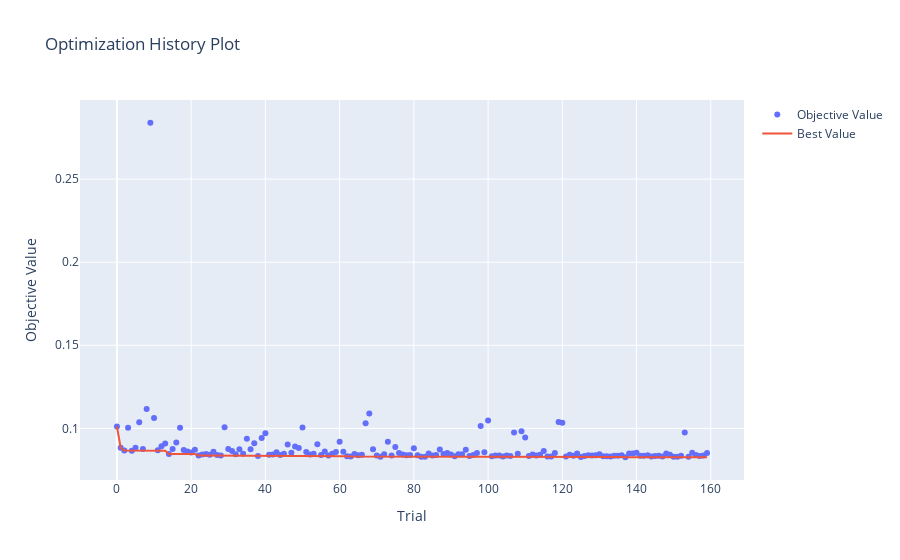

Write notebook code for a chart like this one.
### Code cell
import matplotlib.pyplot as plt
import plotly
optuna.visualization.plot_optimization_history(study)

### Figure 1 — Plotly figure (JSON) as saved in the notebook; plotly's stock layout.template omitted (floating-point values rounded to 4 significant figures; data arrays with more than 128 entries replaced by an {"elided": "..."} marker saying what was removed)
{"data": [{"mode": "markers", "name": "Objective Value", "type": "scatter", "x": {"elided": "160 int values"}, "y": {"elided": "160 float values"}}, {"mode": "lines", "name": "Best Value", "type": "scatter", "x": {"elided": "160 int values"}, "y": {"elided": "160 float values"}}, {"marker": {"color": "#cccccc"}, "mode": "markers", "name": "Infeasible Trial", "showlegend": false, "type": "scatter", "x": [], "y": []}], "layout": {"title": {"text": "Optimization History Plot"}, "xaxis": {"title": {"text": "Trial"}}, "yaxis": {"title": {"text": "Objective Value"}}}}
